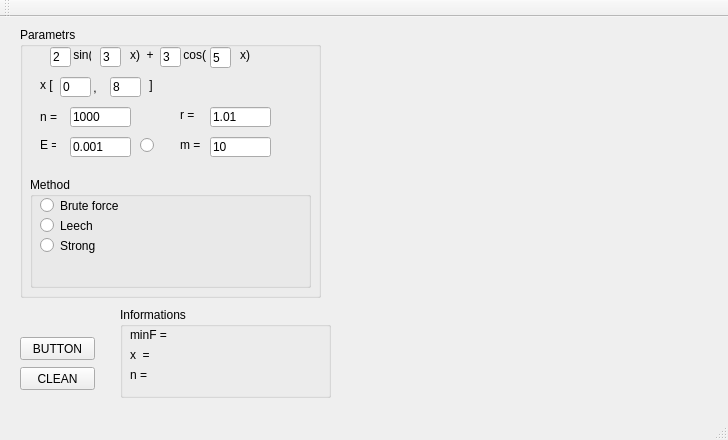
<?xml version="1.0" encoding="UTF-8"?>
<ui version="4.0">
 <class>MainWindow</class>
 <widget class="QMainWindow" name="MainWindow">
  <property name="geometry">
   <rect>
    <x>0</x>
    <y>0</y>
    <width>728</width>
    <height>440</height>
   </rect>
  </property>
  <property name="windowTitle">
   <string>MainWindow</string>
  </property>
  <widget class="QWidget" name="centralWidget">
   <widget class="QCustomPlot" name="GRAPH" native="true">
    <property name="geometry">
     <rect>
      <x>350</x>
      <y>10</y>
      <width>361</width>
      <height>361</height>
     </rect>
    </property>
   </widget>
   <widget class="QGroupBox" name="groupBox">
    <property name="geometry">
     <rect>
      <x>20</x>
      <y>10</y>
      <width>301</width>
      <height>271</height>
     </rect>
    </property>
    <property name="title">
     <string>Parametrs</string>
    </property>
    <widget class="QLabel" name="label_1">
     <property name="geometry">
      <rect>
       <x>50</x>
       <y>20</y>
       <width>21</width>
       <height>16</height>
      </rect>
     </property>
     <property name="text">
      <string> sin(  </string>
     </property>
    </widget>
    <widget class="QLineEdit" name="lineEdit_b">
     <property name="geometry">
      <rect>
       <x>80</x>
       <y>20</y>
       <width>21</width>
       <height>20</height>
      </rect>
     </property>
     <property name="text">
      <string>3</string>
     </property>
    </widget>
    <widget class="QLabel" name="label_2">
     <property name="geometry">
      <rect>
       <x>110</x>
       <y>20</y>
       <width>31</width>
       <height>16</height>
      </rect>
     </property>
     <property name="text">
      <string>x)  +</string>
     </property>
    </widget>
    <widget class="QLineEdit" name="lineEdit_c">
     <property name="geometry">
      <rect>
       <x>140</x>
       <y>20</y>
       <width>21</width>
       <height>20</height>
      </rect>
     </property>
     <property name="text">
      <string>3</string>
     </property>
    </widget>
    <widget class="QLabel" name="label_3">
     <property name="geometry">
      <rect>
       <x>160</x>
       <y>20</y>
       <width>31</width>
       <height>16</height>
      </rect>
     </property>
     <property name="text">
      <string> cos(</string>
     </property>
    </widget>
    <widget class="QLineEdit" name="lineEdit_d">
     <property name="geometry">
      <rect>
       <x>190</x>
       <y>20</y>
       <width>21</width>
       <height>21</height>
      </rect>
     </property>
     <property name="text">
      <string>5</string>
     </property>
    </widget>
    <widget class="QLineEdit" name="lineEdit_a">
     <property name="geometry">
      <rect>
       <x>30</x>
       <y>20</y>
       <width>21</width>
       <height>20</height>
      </rect>
     </property>
     <property name="text">
      <string>2</string>
     </property>
    </widget>
    <widget class="QLabel" name="label_4">
     <property name="geometry">
      <rect>
       <x>220</x>
       <y>20</y>
       <width>16</width>
       <height>16</height>
      </rect>
     </property>
     <property name="text">
      <string>x)</string>
     </property>
    </widget>
    <widget class="QLabel" name="label_5">
     <property name="geometry">
      <rect>
       <x>20</x>
       <y>50</y>
       <width>21</width>
       <height>16</height>
      </rect>
     </property>
     <property name="text">
      <string>x [ </string>
     </property>
    </widget>
    <widget class="QLineEdit" name="lineEdit_leftBorder">
     <property name="geometry">
      <rect>
       <x>40</x>
       <y>50</y>
       <width>31</width>
       <height>20</height>
      </rect>
     </property>
     <property name="text">
      <string>0</string>
     </property>
    </widget>
    <widget class="QLineEdit" name="lineEdit_rightBorder">
     <property name="geometry">
      <rect>
       <x>90</x>
       <y>50</y>
       <width>31</width>
       <height>20</height>
      </rect>
     </property>
     <property name="text">
      <string>8</string>
     </property>
    </widget>
    <widget class="QLabel" name="label_7">
     <property name="geometry">
      <rect>
       <x>126</x>
       <y>50</y>
       <width>20</width>
       <height>16</height>
      </rect>
     </property>
     <property name="text">
      <string> ]</string>
     </property>
    </widget>
    <widget class="QLabel" name="label_6">
     <property name="geometry">
      <rect>
       <x>70</x>
       <y>50</y>
       <width>20</width>
       <height>21</height>
      </rect>
     </property>
     <property name="text">
      <string> ,</string>
     </property>
    </widget>
    <widget class="QLabel" name="label_8">
     <property name="geometry">
      <rect>
       <x>20</x>
       <y>80</y>
       <width>21</width>
       <height>20</height>
      </rect>
     </property>
     <property name="text">
      <string>n = </string>
     </property>
    </widget>
    <widget class="QLineEdit" name="lineEdit_n">
     <property name="geometry">
      <rect>
       <x>50</x>
       <y>80</y>
       <width>61</width>
       <height>20</height>
      </rect>
     </property>
     <property name="text">
      <string>1000</string>
     </property>
    </widget>
    <widget class="QLabel" name="label">
     <property name="geometry">
      <rect>
       <x>20</x>
       <y>110</y>
       <width>16</width>
       <height>16</height>
      </rect>
     </property>
     <property name="text">
      <string>E =</string>
     </property>
    </widget>
    <widget class="QLineEdit" name="lineEdit_E">
     <property name="geometry">
      <rect>
       <x>50</x>
       <y>110</y>
       <width>61</width>
       <height>20</height>
      </rect>
     </property>
     <property name="text">
      <string>0.001</string>
     </property>
    </widget>
    <widget class="QRadioButton" name="radioButton_E">
     <property name="geometry">
      <rect>
       <x>120</x>
       <y>110</y>
       <width>21</width>
       <height>17</height>
      </rect>
     </property>
     <property name="text">
      <string/>
     </property>
    </widget>
    <widget class="QGroupBox" name="groupBox_2">
     <property name="geometry">
      <rect>
       <x>10</x>
       <y>150</y>
       <width>281</width>
       <height>111</height>
      </rect>
     </property>
     <property name="title">
      <string>Method</string>
     </property>
     <widget class="QRadioButton" name="radioButton_BruteForce">
      <property name="geometry">
       <rect>
        <x>10</x>
        <y>20</y>
        <width>82</width>
        <height>17</height>
       </rect>
      </property>
      <property name="text">
       <string>Brute force</string>
      </property>
     </widget>
     <widget class="QRadioButton" name="radioButton_Leech">
      <property name="geometry">
       <rect>
        <x>10</x>
        <y>40</y>
        <width>82</width>
        <height>17</height>
       </rect>
      </property>
      <property name="text">
       <string>Leech</string>
      </property>
     </widget>
     <widget class="QRadioButton" name="radioButton_Strong">
      <property name="geometry">
       <rect>
        <x>10</x>
        <y>60</y>
        <width>82</width>
        <height>17</height>
       </rect>
      </property>
      <property name="text">
       <string>Strong</string>
      </property>
     </widget>
    </widget>
    <widget class="QLabel" name="label_r">
     <property name="geometry">
      <rect>
       <x>160</x>
       <y>80</y>
       <width>31</width>
       <height>16</height>
      </rect>
     </property>
     <property name="text">
      <string>r = </string>
     </property>
    </widget>
    <widget class="QLineEdit" name="lineEdit_r">
     <property name="geometry">
      <rect>
       <x>190</x>
       <y>80</y>
       <width>61</width>
       <height>20</height>
      </rect>
     </property>
     <property name="text">
      <string>1.01</string>
     </property>
    </widget>
    <widget class="QLabel" name="label_m">
     <property name="geometry">
      <rect>
       <x>160</x>
       <y>110</y>
       <width>21</width>
       <height>16</height>
      </rect>
     </property>
     <property name="text">
      <string>m =</string>
     </property>
    </widget>
    <widget class="QLineEdit" name="lineEdit_m">
     <property name="geometry">
      <rect>
       <x>190</x>
       <y>110</y>
       <width>61</width>
       <height>20</height>
      </rect>
     </property>
     <property name="text">
      <string>10</string>
     </property>
    </widget>
   </widget>
   <widget class="QPushButton" name="BUTTON">
    <property name="geometry">
     <rect>
      <x>20</x>
      <y>320</y>
      <width>75</width>
      <height>23</height>
     </rect>
    </property>
    <property name="text">
     <string>BUTTON</string>
    </property>
   </widget>
   <widget class="QPushButton" name="pushButton_CLEAN">
    <property name="geometry">
     <rect>
      <x>20</x>
      <y>350</y>
      <width>75</width>
      <height>23</height>
     </rect>
    </property>
    <property name="text">
     <string>CLEAN</string>
    </property>
   </widget>
   <widget class="QGroupBox" name="groupBox_3">
    <property name="geometry">
     <rect>
      <x>120</x>
      <y>290</y>
      <width>211</width>
      <height>91</height>
     </rect>
    </property>
    <property name="title">
     <string>Informations</string>
    </property>
    <widget class="QLabel" name="label_F">
     <property name="geometry">
      <rect>
       <x>10</x>
       <y>20</y>
       <width>191</width>
       <height>16</height>
      </rect>
     </property>
     <property name="text">
      <string>minF =</string>
     </property>
    </widget>
    <widget class="QLabel" name="label_x">
     <property name="geometry">
      <rect>
       <x>10</x>
       <y>40</y>
       <width>191</width>
       <height>16</height>
      </rect>
     </property>
     <property name="text">
      <string>x  =</string>
     </property>
    </widget>
    <widget class="QLabel" name="label_n">
     <property name="geometry">
      <rect>
       <x>10</x>
       <y>60</y>
       <width>191</width>
       <height>16</height>
      </rect>
     </property>
     <property name="text">
      <string>n =</string>
     </property>
    </widget>
   </widget>
  </widget>
  <widget class="QMenuBar" name="menuBar">
   <property name="geometry">
    <rect>
     <x>0</x>
     <y>0</y>
     <width>728</width>
     <height>21</height>
    </rect>
   </property>
  </widget>
  <widget class="QToolBar" name="mainToolBar">
   <attribute name="toolBarArea">
    <enum>TopToolBarArea</enum>
   </attribute>
   <attribute name="toolBarBreak">
    <bool>false</bool>
   </attribute>
  </widget>
  <widget class="QStatusBar" name="statusBar"/>
 </widget>
 <layoutdefault spacing="6" margin="11"/>
 <customwidgets>
  <customwidget>
   <class>QCustomPlot</class>
   <extends>QWidget</extends>
   <header>qcustomplot.h</header>
   <container>1</container>
  </customwidget>
 </customwidgets>
 <resources/>
 <connections/>
</ui>
